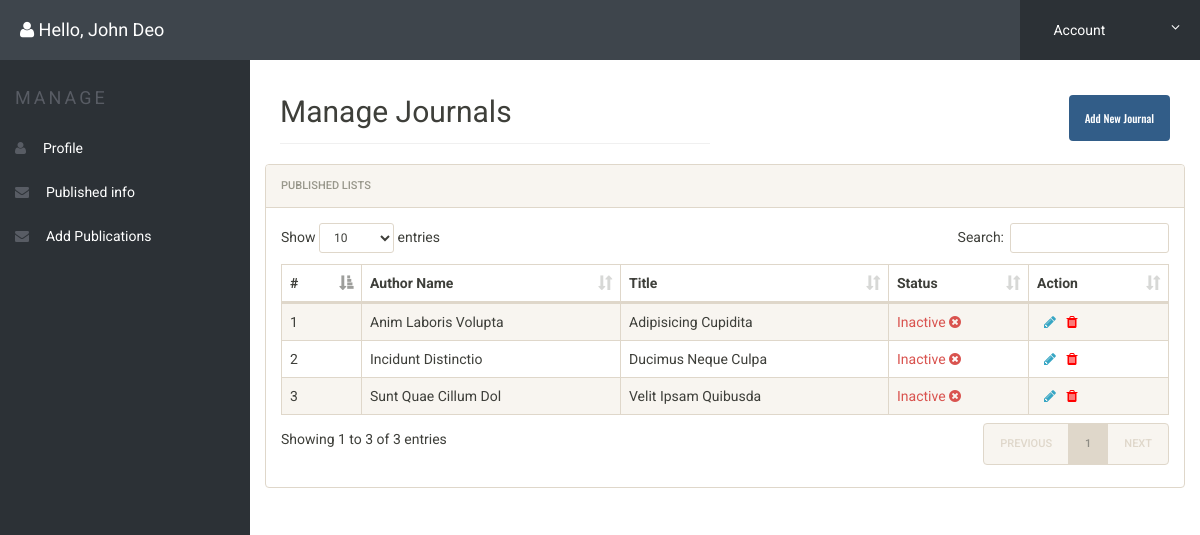
The page /authorlist.php (signed in) on the database its author committed.
### tables this page shows
CREATE TABLE `author_details` (
  `author_id` int NOT NULL,
  `first_author` varchar(255) DEFAULT NULL,
  `co_author` varchar(255) DEFAULT NULL,
  `national_type` varchar(255) DEFAULT NULL,
  `title` varchar(255) DEFAULT NULL,
  `journal_name` varchar(255) DEFAULT NULL,
  `date_published` date DEFAULT NULL,
  `year_published` year DEFAULT NULL,
  `issn` varchar(255) DEFAULT NULL,
  `volume` varchar(255) DEFAULT NULL,
  `page` varchar(255) DEFAULT NULL,
  `impact` varchar(255) DEFAULT NULL,
  `citation` varchar(255) DEFAULT NULL,
  `description` varchar(255) DEFAULT NULL,
  `attachment` varchar(255) DEFAULT NULL,
  `status` varchar(255) DEFAULT NULL,
  `deleted` varchar(255) NOT NULL DEFAULT 'no',
  `created_by` varchar(255) DEFAULT NULL
);

### authorlist.php (the view, shortened to what this page needs)
<?php
include('includes/config.php');
if (strlen($_SESSION['alogin']) == 0) {
	header('location:index.php');
} else {
?>
	<!doctype html>
	<html lang="en" class="no-js">
	<head>
		<link rel="stylesheet" href="css/font-awesome.min.css">
		<link rel="stylesheet" href="css/bootstrap.min.css">
		<link rel="stylesheet" href="css/dataTables.bootstrap.min.css">
		<link rel="stylesheet" href="css/bootstrap-social.css">
		<link rel="stylesheet" href="css/bootstrap-select.css">
		<link rel="stylesheet" href="css/fileinput.min.css">
		<link rel="stylesheet" href="css/awesome-bootstrap-checkbox.css">
		<link rel="stylesheet" href="css/style.css">
	</head>
	<body>
		<?php include('includes/header.php'); ?>
		<div class="ts-main-content">
			<?php include('includes/leftbar.php'); ?>
			<div class="content-wrapper">
				<div class="container-fluid">
					<div class="row">
						<div class="col-md-12">
							<div class="col-md-6">
								<h2 class="page-title">Manage Journals</h2>
							</div>
							<div class="col-md-6">
								<a class="pull-right btn btn-primary" href="add-publication.php" style=" margin-top: 20px; ">Add New Journal</a>
							</div>
						</div>
					</div>
					<div class="row">
						<div class="col-md-12">
							<div class="panel panel-default">
								<div class="panel-heading">Published Lists</div>
								<div class="panel-body">
									<table id="zctb" class="display table table-striped table-bordered table-hover" cellspacing="0" width="100%">
										<thead>
											<tr>
												<th>#</th>
												<th>Author Name</th>
												<th>Title</th>
												<th>Status</th>
												<th>Action</th>
											</tr>
										</thead>
										<tbody>
											<?php $sql = "SELECT * from  author_details WHERE deleted = 'no'";
											$query = $dbh->prepare($sql);
											$query->execute();
											$results = $query->fetchAll(PDO::FETCH_OBJ);
											$cnt = 1;
											if ($query->rowCount() > 0) {
												foreach ($results as $result) {				?>
													<tr>
														<td><?php echo htmlentities($cnt); ?></td>
														<td><?php echo htmlentities(ucwords($result->first_author)); ?></td>
														<td><?php echo htmlentities(ucwords($result->title)); ?></td>
														<td>
															<?php if ($result->status == 'active') { ?>
																<a class="text-success" href="authorlist.php?confirm=<?php echo htmlentities($result->author_id); ?>" onclick="return confirm('Do you really want to Inactive the Journal')">Active <i class="fa fa-check-circle"></i></a>
															<?php } else { ?>
																<a class="text-danger" href="authorlist.php?unconfirm=<?php echo htmlentities($result->author_id); ?>" onclick="return confirm('Do you really want to Active the Journal')">Inactive <i class="fa fa-times-circle"></i></a>
															<?php } ?>
														</td>
														<td>
															<a href="edit-published.php?edit=<?php echo $result->author_id; ?>" onclick="return confirm('Do you want to Edit');">&nbsp; <i class="fa fa-pencil"></i></a>&nbsp;&nbsp;
															<a href="authorlist.php?del=<?php echo base64_encode($result->author_id); ?>" onclick="return confirm('Do you want to Delete');"><i class="fa fa-trash" style="color:red"></i></a>&nbsp;&nbsp;
														</td>
													</tr>
											<?php $cnt = $cnt + 1;
												}
											} ?>
										</tbody>
									</table>
								</div>
							</div>
						</div>
					</div>
				</div>
			</div>
		</div>
	</body>
	</html>
<?php } ?>

### css/style.css (style rules this page uses)
html { font-size: 14px; }
@media only screen and (min-width: 480px) { html { font-size: 17px; } }
@media only screen and (min-width: 768px) { html { font-size: 14px; } }
body { font-size: 1em; }
a { color: #37a6c4; }
.btn { font-family: 'Oswald', sans-serif; }
.text-danger { color: #d9534f; }
.panel { overflow: hidden; }
.btn { text-transform: none; }
.page-title { padding-bottom: 15px; margin-bottom: 20px; border-bottom: 1px solid #f0f0f0; }
.ts-main-content .content-wrapper { padding-top: 15px; margin-top: 60px; }
@media only screen and (min-width: 992px) { .ts-main-content .content-wrapper { margin-left: 250px; } }

### rows shown on the page
author_details: first_author "Anim Laboris Volupta", title "Adipisicing Cupidita"
author_details: first_author "Incidunt Distinctio", title "Ducimus Neque Culpa"
author_details: first_author "Sunt Quae Cillum Dol", title "Velit Ipsam Quibusda"

### other values the page prints
$_SESSION['name'] "John Deo"
